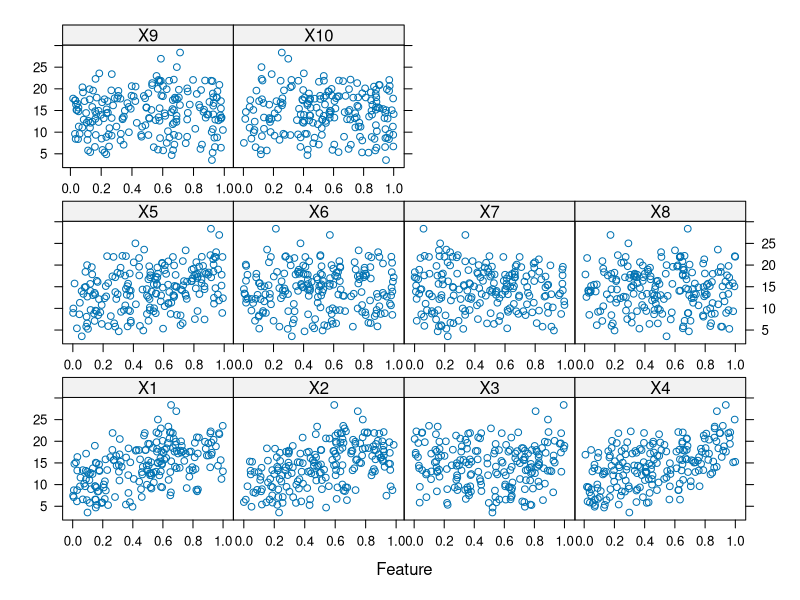

Generate this figure with R: (Note: this script raises an error after producing the figure.)
## ---- chunk 1
knitr::opts_chunk$set(echo = TRUE)

libs <- c('mlbench', 'caret', 'earth', 'ggplot2', 'tidyr', 'dplyr', 'AppliedPredictiveModeling', 'impute')

loadPkg <- function(x) {
  if(!require(x, character.only = T)) install.packages(x, dependencies = T, repos = "http://cran.us.r-project.org")
  require(x, character.only = T)
}
lapply(libs, loadPkg)

set.seed(200)
## ---- chunk 2
trainingData <- mlbench.friedman1(200, sd = 1)
## ---- chunk 3
trainingData$x <- data.frame(trainingData$x)
## ---- chunk 4
featurePlot(trainingData$x,trainingData$y)
## ---- chunk 5
testData <- mlbench.friedman1(5000, sd = 1)
testData$x <- data.frame(testData$x)
## ---- chunk 6
set.seed(1392)
## ---- chunk 7
error_and_Rsquared <- function(model){
	predictions <- predict(model,newdata = testData$x)
	return(postResample(pred = predictions, obs = testData$y))
}
## ---- chunk 8
nnetGrid <- expand.grid(.decay = c(0, 0.01, .1),
                .size = c(1:10),
                .bag = FALSE)
averaging_nnet_model <- train(trainingData$x,trainingData$y,
                            method="avNNet",
                            tuneGrid = nnetGrid,
                            trControl = trainControl(method = "cv", number = 10),
                            preProc = c("center", "scale"),
                            linout = TRUE,
                            trace=FALSE,
                            maxit = 500)
## ---- chunk 9
MARS_model <- earth(trainingData$x,trainingData$y)
## ---- chunk 10
MARS_model
summary(MARS_model)
## ---- chunk 11
SVM_linear_model <- train(trainingData$x,trainingData$y,
						method="svmLinear",
						trControl = trainControl(method = "cv", number = 10),
						preProc = c("center", "scale"),
						tuneLength = 14)
## ---- chunk 12
SVM_RBF_model <- train(trainingData$x,trainingData$y,
					method="svmRadial",
					trControl = trainControl(method = "cv", number = 10),
					preProc = c("center", "scale"),
					tuneLength = 14)
## ---- chunk 13
knn_model <- train(x = trainingData$x,
                y = trainingData$y,
                method = "knn",
                preProc = c("center", "scale"),
                tuneLength = 10)
## ---- chunk 14
for(model in c("averaging_nnet_model","MARS_model","SVM_linear_model","SVM_RBF_model","knn_model"))
{
	print(model)
	print(error_and_Rsquared(get(model)))
}
## ---- chunk 15
data(ChemicalManufacturingProcess)
## ---- chunk 16
for(var in paste0("ManufacturingProcess",c(16,18,20,22,23,25,26,27,29,30,31,38,39,42,44,45)))
{
    zero_indices <- which(ChemicalManufacturingProcess[,var] == 0 & is.na(ChemicalManufacturingProcess[,var]) == FALSE)
    ChemicalManufacturingProcess[zero_indices,var] <- NA
}
## ---- chunk 17
ChemicalManufacturingProcess_imputed <- impute.knn(as.matrix(ChemicalManufacturingProcess),k=10,rng.seed=1392)
ChemicalManufacturingProcess_imputed <- data.frame(ChemicalManufacturingProcess_imputed$data,check.names=FALSE,stringsAsFactors=FALSE)
## ---- chunk 18
for(var in c("ManufacturingProcess02","ManufacturingProcess28"))
{
	half_min_value <- min(ChemicalManufacturingProcess[ChemicalManufacturingProcess[,var] > 0,var],na.rm=TRUE)/2
	ChemicalManufacturingProcess_imputed[which(is.na(ChemicalManufacturingProcess[,var]) == TRUE & ChemicalManufacturingProcess_imputed[,var] < half_min_value),var] <- 0
	ChemicalManufacturingProcess_imputed[,var] <- round(ChemicalManufacturingProcess_imputed[,var],digits=1)
}
## ---- chunk 19
NAs_per_var <- as.numeric(as.vector(apply(ChemicalManufacturingProcess,2,function(x)length(which(is.na(x) == TRUE)))))
vars_with_NAs <- colnames(ChemicalManufacturingProcess)[NAs_per_var > 0]
vars_with_NAs <- setdiff(vars_with_NAs,c("ManufacturingProcess02","ManufacturingProcess28"))
vars_with_NAs <- setdiff(vars_with_NAs,paste0("ManufacturingProcess",c(16,18,20,38,39,42,44,45))) #Initially did not include these variables when manually calculated appropriate precision. Will round these in a separate loop.
digits_precision <- c(1,2,0,1,1,0,0,1,1,rep(0,times=8),1,1,1,0,1,0,3,1,2)
## ---- chunk 20
for(i in 1:length(vars_with_NAs))
{
	var = vars_with_NAs[i]
	digits = digits_precision[i]
	ChemicalManufacturingProcess_imputed[,var] <- round(ChemicalManufacturingProcess_imputed[,var],digits=digits)
}
## ---- chunk 21
vars_with_NAs <- paste0("ManufacturingProcess",c(16,18,20,38,39,42,44,45))
digits_precision <- c(0,0,0,0,1,1,1,1)
for(i in 1:length(vars_with_NAs))
{
    var = vars_with_NAs[i]
    digits = digits_precision[i]
    ChemicalManufacturingProcess_imputed[,var] <- round(ChemicalManufacturingProcess_imputed[,var],digits=digits)
}
## ---- chunk 22
hist(ChemicalManufacturingProcess_imputed$Yield,labels=TRUE,xlab="",ylab="Observations",main="Yield")
## ---- chunk 23
par(mfrow=c(3,4))
for(i in 2:13)
{
    hist(ChemicalManufacturingProcess_imputed[,i],
        xlab="",ylab="Observations",main=colnames(ChemicalManufacturingProcess_imputed)[i],labels=TRUE)
}
## ---- chunk 24
ChemicalManufacturingProcess[,"BiologicalMaterial07"] <- ifelse(ChemicalManufacturingProcess[,"BiologicalMaterial07"] > 100,1,0)
## ---- chunk 25
mps_data <- ChemicalManufacturingProcess_imputed[,14:ncol(ChemicalManufacturingProcess)]
unique_per_mp <- apply(mps_data,2,function(x)length(unique(x)))
mps_data_for_barplots <- mps_data[,unique_per_mp < 12]
mps_data_for_histograms <- mps_data[,unique_per_mp >= 14]
mps_data_barplot_nonpanel <- as.numeric(as.vector(mps_data[,unique_per_mp == 12]))
## ---- chunk 26
par(mfrow=c(3,4))
for(i in 1:ncol(mps_data_for_barplots))
{
    mps_data_for_barplots[,i] <- factor(mps_data_for_barplots[,i],levels=unique(mps_data_for_barplots[,i])[order(unique(mps_data_for_barplots[,i]))])
    barplot(table(mps_data_for_barplots[,i]),ylab="Observations",main=colnames(mps_data_for_barplots)[i])
}
## ---- chunk 27
barplot(table(mps_data_barplot_nonpanel),ylab="Observations",main=colnames(mps_data)[unique_per_mp == 12])
## ---- chunk 28
par(mfrow=c(8,4))
for(i in 1:ncol(mps_data_for_histograms))
{
    hist(mps_data_for_histograms[,i],
        xlab="",ylab="Obs",main=colnames(mps_data_for_histograms)[i],labels=TRUE)
}
## ---- chunk 29
formerly_zero <- which(ChemicalManufacturingProcess_imputed[,"ManufacturingProcess01"] == 0)
ChemicalManufacturingProcess_imputed[formerly_zero,"ManufacturingProcess01"] <- NA
ChemicalManufacturingProcess_imputed <- impute.knn(as.matrix(ChemicalManufacturingProcess_imputed),k=10,rng.seed=1392)
ChemicalManufacturingProcess_imputed <- data.frame(ChemicalManufacturingProcess_imputed$data,check.names=FALSE,stringsAsFactors=FALSE)
ChemicalManufacturingProcess_imputed[,"ManufacturingProcess01"] <- round(ChemicalManufacturingProcess_imputed[,"ManufacturingProcess01"],digits=1)
## ---- chunk 30
unique_values_per_var <- apply(ChemicalManufacturingProcess_imputed,2,function(x)length(unique(x)))
for(var in which(unique_values_per_var == 2))
{
    ChemicalManufacturingProcess_imputed[,var] <- ifelse(ChemicalManufacturingProcess_imputed[,var] == min(ChemicalManufacturingProcess_imputed[,var]),0,1)
}
## ---- chunk 31
ChemicalManufacturingProcess_predictors_imputed_not_cleaned <- ChemicalManufacturingProcess_imputed[,2:ncol(ChemicalManufacturingProcess_imputed)]
preProcess_params <- preProcess(ChemicalManufacturingProcess_predictors_imputed_not_cleaned,
                                method=c("BoxCox","center","scale"))
ChemicalManufacturingProcess_predictors_imputed_cleaned <- predict(preProcess_params,ChemicalManufacturingProcess_predictors_imputed_not_cleaned)
## ---- chunk 32
set.seed(1392)
trainIndex <- createDataPartition(ChemicalManufacturingProcess$Yield,p=.8,list = FALSE,times=1)
ChemicalManufacturingProcess_transformed <- data.frame(Yield = ChemicalManufacturingProcess$Yield,ChemicalManufacturingProcess_predictors_imputed_cleaned,stringsAsFactors=FALSE)
trainingData <- ChemicalManufacturingProcess_transformed[trainIndex,]
testData <- ChemicalManufacturingProcess_transformed[-trainIndex,]
trainingData <- list(x = trainingData[,2:ncol(trainingData)],y = trainingData$Yield)
testData <- list(x = testData[,2:ncol(testData)],y = testData$Yield)
## ---- chunk 33
set.seed(1392)
## ---- chunk 34
linear_model <- step(lm(Yield ~ .,data=data.frame(Yield = trainingData$y,trainingData$x)),trace=FALSE)
## ---- chunk 35
nnetGrid <- expand.grid(.decay = c(0, 0.01, .1),
                .size = c(1:10),
                .bag = FALSE)
averaging_nnet_model <- train(trainingData$x,trainingData$y,
                            method="avNNet",
                            tuneGrid = nnetGrid,
                            trControl = trainControl(method = "cv", number = 10),
                            preProc = c("center", "scale"),
                            linout = TRUE,
                            trace=FALSE,
                            maxit = 500)
## ---- chunk 36
MARS_model <- earth(trainingData$x,trainingData$y)
## ---- chunk 37
SVM_linear_model <- train(trainingData$x,trainingData$y,
                        method="svmLinear",
                        trControl = trainControl(method = "cv", number = 10),
                        preProc = c("center", "scale"),
                        tuneLength = 14)
## ---- chunk 38
SVM_RBF_model <- train(trainingData$x,trainingData$y,
                    method="svmRadial",
                    trControl = trainControl(method = "cv", number = 10),
                    preProc = c("center", "scale"),
                    tuneLength = 14)
## ---- chunk 39
knn_model <- train(x = trainingData$x,
                y = trainingData$y,
                method = "knn",
                preProc = c("center", "scale"),
                tuneLength = 10)
## ---- chunk 40
error_and_Rsquared <- function(model){
    predictions <- predict(model,newdata = testData$x)
    return(postResample(pred = predictions, obs = testData$y))
}
## ---- chunk 41
error_and_Rsquared_train <- function(model){
    predictions <- predict(model,newdata = trainingData$x)
    return(postResample(pred = predictions, obs = trainingData$y))
}
## ---- chunk 42
for(model in c("averaging_nnet_model","MARS_model","SVM_linear_model","SVM_RBF_model","knn_model"))
{
    print(model)
    print(error_and_Rsquared(get(model)))
}
## ---- chunk 43
for(model in c("averaging_nnet_model","MARS_model","SVM_linear_model","SVM_RBF_model","knn_model"))
{
    print(model)
    print(error_and_Rsquared_train(get(model)))
}
## ---- chunk 44
varImp_nonlinear <- varImp(SVM_RBF_model,scale=TRUE)
top10 <- rownames(varImp_nonlinear$importance)[order(varImp_nonlinear$importance$Overall,decreasing=TRUE)[1:10]]
top10[order(top10)]
top10_nonlinear <- top10
## ---- chunk 45
varImp_linear <- varImp(linear_model,scale=TRUE)
top10 <- rownames(varImp_linear)[order(varImp_linear$Overall,decreasing=TRUE)[1:10]]
top10[order(top10)]
top10_linear <- top10
## ---- chunk 46
unique_to_nonlinear <- setdiff(top10_nonlinear,top10_linear)
par(mfrow=c(2,4))
for(var in unique_to_nonlinear)
{
	plot(trainingData$x[,var],trainingData$y,
		xlab="Variable",ylab="Yield",main=var)
}
